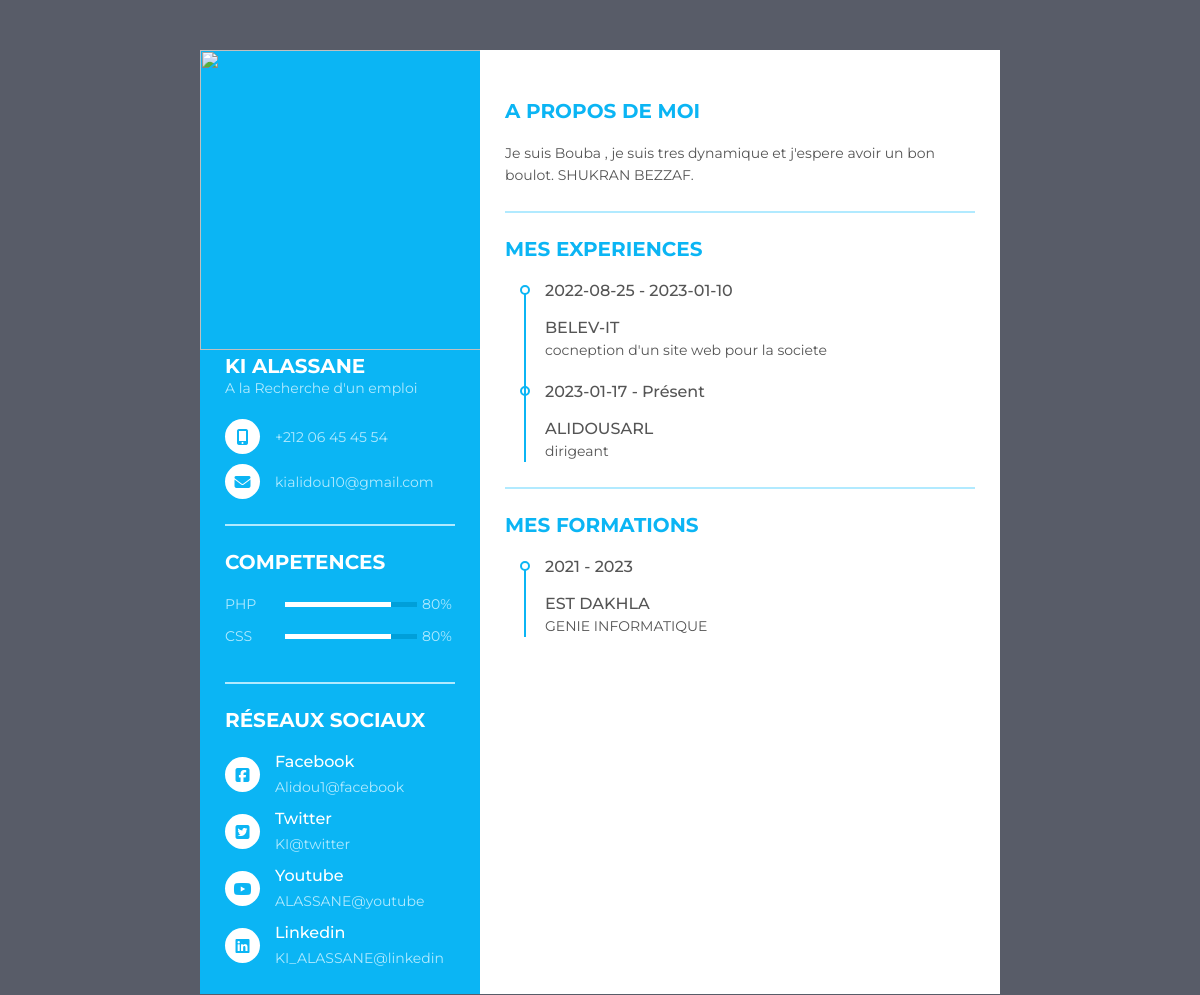
/generer-cv/cv1/index.php (signed in), run on the app's committed database.
### tables this page shows
CREATE TABLE `competences` (
  `id_competence` int(11) NOT NULL,
  `nom_competence` varchar(255) NOT NULL,
  `id_utilisateur` int(11) NOT NULL
);

CREATE TABLE `experience` (
  `id_experience` int(11) NOT NULL,
  `date_debut` date NOT NULL,
  `date_fin` varchar(50) NOT NULL,
  `poste` varchar(255) NOT NULL,
  `photo_organisme` text NOT NULL,
  `tache` text NOT NULL,
  `nom_organisme` varchar(255) NOT NULL,
  `id_utilisateur` int(11) NOT NULL
);

CREATE TABLE `formations` (
  `id_formation` int(11) NOT NULL,
  `lieu_formation` varchar(255) NOT NULL,
  `date_debut` varchar(255) NOT NULL,
  `date_fin` varchar(255) NOT NULL,
  `photo_ecole` text NOT NULL,
  `nom_ecole` varchar(255) NOT NULL,
  `filiere` varchar(255) NOT NULL,
  `id_utilisateur` int(11) NOT NULL
);

### generer-cv/cv1/index.php (the view, shortened to what this page needs)
<?php
include("../../BaseDeDonnees.php");
$req1=$bd->query("SELECT * FROM `formations` where `id_utilisateur`={$_SESSION['id_utilisateur']}");
$formations=$req1->fetchAll();
$req2=$bd->query("SELECT * FROM `experience` where `id_utilisateur`={$_SESSION['id_utilisateur']}");
$experiences=$req2->fetchAll();
$req3=$bd->query("SELECT * FROM `competences` where `id_utilisateur`={$_SESSION['id_utilisateur']}");
$competences=$req3->fetchAll();
?>
<!DOCTYPE html>
<html lang="en">
<head>
    <link rel="stylesheet" href="stylecv.css">
</head>
<body>
  <div class="resume">
     <div class="resume_left">
       <div class="resume_profile">
         <img src="../../<?= $_SESSION['photo'] ?>">
       </div>
       <div class="resume_content">
         <div class="resume_item resume_info">
           <div class="title">
             <p class="bold"><?=$_SESSION['nom']." ".$_SESSION['prenom'] ?></p>
             <p class="regular">A la Recherche d'un emploi</p>
           </div>
           <ul>
             <li>
               <div class="icon">
                 <i class="fas fa-mobile-alt"></i>
               </div>
               <div class="data">
               <?=$_SESSION['telephone'] ?>
               </div>
             </li>
             <li>
               <div class="icon">
                 <i class="fas fa-envelope"></i>
               </div>
               <div class="data">
               <?=$_SESSION['email'] ?>
               </div>
             </li>
           </ul>
         </div>
         <div class="resume_item resume_skills">
           <div class="title">
             <p class="bold">COMPETENCES</p>
           </div>
           <ul>
            <?php foreach($competences as $competence){ ?>
             <li>
               <div class="skill_name">
                 <?= $competence['nom_competence'] ?>
               </div>
               <div class="skill_progress">
                 <span style="width: 80%;"></span>
               </div>
               <div class="skill_per">80%</div>
             </li>
             <?php } ?>
           </ul>
         </div>
         <div class="resume_item resume_social">
           <div class="title">
             <p class="bold">Réseaux Sociaux</p>
           </div>
           <ul>
             <li>
               <div class="icon">
                 <i class="fab fa-facebook-square"></i>
               </div>
               <div class="data">
                 <p class="semi-bold">Facebook</p>
                 <p><?= $_SESSION['pseudo'] ?>@facebook</p>
               </div>
             </li>
             <li>
               <div class="icon">
                 <i class="fab fa-twitter-square"></i>
               </div>
               <div class="data">
                 <p class="semi-bold">Twitter</p>
                 <p><?= $_SESSION['nom'] ?>@twitter</p>
               </div>
             </li>
             <li>
               <div class="icon">
                 <i class="fab fa-youtube"></i>
               </div>
               <div class="data">
                 <p class="semi-bold">Youtube</p>
                 <p><?= $_SESSION['prenom'] ?>@youtube</p>
               </div>
             </li>
             <li>
               <div class="icon">
                 <i class="fab fa-linkedin"></i>
               </div>
               <div class="data">
                 <p class="semi-bold">Linkedin</p>
                 <p><?= $_SESSION['nom']."_".$_SESSION['prenom'] ?>@linkedin</p>
               </div>
             </li>
           </ul>
         </div>
       </div>
    </div>
    <div class="resume_right">
      <div class="resume_item resume_about">
          <div class="title">
             <p class="bold">A propos de Moi</p>
           </div>
          <p><?= $_SESSION['presentation'] ?></p>
      </div>
      <div class="resume_item resume_work">
          <div class="title">
             <p class="bold">Mes Experiences</p>
           </div>
          <ul>
            <?php foreach($experiences as $experience){ ?>
              <li>
                  <div class="date"><?=$experience['date_debut'] ?> - <?=$experience['date_fin'] ?></div>
                  <div class="info">
                       <p class="semi-bold"><?=$experience['nom_organisme'] ?></p>
                    <p><?=$experience['tache'] ?></p>
                  </div>
              </li>
              <?php } ?>
          </ul>
      </div>
      <div class="resume_item resume_education">
        <div class="title">
             <p class="bold">MES FORMATIONS</p>
           </div>
        <ul>
            <?php foreach($formations as $formation){ ?>
              <li>
                  <div class="date"><?=$formation['date_debut'] ?> - <?=$formation['date_fin'] ?></div>
                  <div class="info">
                       <p class="semi-bold"><?=$formation['nom_ecole'] ?></p>
                    <p><?=$formation['filiere'] ?></p>
                  </div>
              </li>
              <?php } ?>
          </ul>
      </div>
    </div>
  </div>
</body>
</html>

### generer-cv/cv1/stylecv.css (style rules this page uses)
* { margin: 0; padding: 0; box-sizing: border-box; list-style: none; font-family: "Montserrat", sans-serif; }
body { background: #585c68; font-size: 14px; line-height: 22px; color: #555555; }
.bold { font-weight: 700; font-size: 20px; text-transform: uppercase; }
.semi-bold { font-weight: 500; font-size: 16px; }
.resume { width: 800px; height: auto; display: flex; margin: 50px auto; }
.resume .resume_left { width: 280px; background: #0bb5f4; }
.resume .resume_left .resume_profile { width: 100%; height: 280px; }
.resume .resume_left .resume_profile img { height: 300px; width: 300px; object-fit: cover; }
.resume .resume_left .resume_content { padding: 0 25px; }
.resume .title { margin-bottom: 20px; }
.resume .resume_left .bold { color: #fff; }
.resume .resume_left .regular { color: #b1eaff; }
.resume .resume_item { padding: 25px 0; border-bottom: 2px solid #b1eaff; }
.resume .resume_left .resume_item:last-child, .resume .resume_right .resume_item:last-child { border-bottom: 0px; }
.resume .resume_left ul li { display: flex; margin-bottom: 10px; align-items: center; }
.resume .resume_left ul li:last-child { margin-bottom: 0; }
.resume .resume_left ul li .icon { width: 35px; height: 35px; background: #fff; color: #0bb5f4; border-radius: 50%; margin-right: 15px; font-size: 16px; position: relative; }
.resume .icon i, .resume .resume_right .resume_hobby ul li i { position: absolute; top: 50%; left: 50%; transform: translate(-50%, -50%); }
.resume .resume_left ul li .data { color: #b1eaff; }
.resume .resume_left .resume_skills ul li { display: flex; margin-bottom: 10px; color: #b1eaff; justify-content: space-between; align-items: center; }
.resume .resume_left .resume_skills ul li .skill_name { width: 25%; }
.resume .resume_left .resume_skills ul li .skill_progress { width: 60%; margin: 0 5px; height: 5px; background: #009fd9; position: relative; }
.resume .resume_left .resume_skills ul li .skill_per { width: 15%; }
.resume .resume_left .resume_skills ul li .skill_progress span { position: absolute; top: 0; left: 0; height: 100%; background: #fff; }
.resume .resume_left .resume_social .semi-bold { color: #fff; margin-bottom: 3px; }
.resume .resume_right { width: 520px; background: #fff; padding: 25px; }
.resume .resume_right .bold { color: #0bb5f4; }
.resume .resume_right .resume_work ul, .resume .resume_right .resume_education ul { padding-left: 40px; overflow: hidden; }
.resume .resume_right ul li { position: relative; }
.resume .resume_right ul li .date { font-size: 16px; font-weight: 500; margin-bottom: 15px; }
.resume .resume_right ul li .info { margin-bottom: 20px; }
.resume .resume_right ul li:last-child .info { margin-bottom: 0; }
.resume .resume_right .resume_work ul li:before, .resume .resume_right .resume_education ul li:before { content: ""; position: absolute; top: 5px; left: -25px; width: 6px; height: 6px; border-radius: 50%; border: 2px solid #0bb5f4; }
.resume .resume_right .resume_work ul li:after, .resume .resume_right .resume_education ul li:after { content: ""; position: absolute; top: 14px; left: -21px; width: 2px; height: 115px; background: #0bb5f4; }

### data on the page
competences: nom_competence "PHP"
competences: nom_competence "CSS"
experience: date_debut "2022-08-25", date_fin "2023-01-10", nom_organisme "BELEV-IT", tache "cocneption d'un site web pour la societe"
experience: date_debut "2023-01-17", date_fin "Présent", nom_organisme "ALIDOUSARL", tache "dirigeant"
formations: date_debut "2021", date_fin "2023", nom_ecole "EST DAKHLA", filiere "GENIE INFORMATIQUE"

### other printed values
$_SESSION['nom'] "KI"
$_SESSION['prenom'] "ALASSANE"
$_SESSION['telephone'] "+212 06 45 45 54"
$_SESSION['email'] "kialidou10@gmail.com"
$_SESSION['pseudo'] "Alidou1"
$_SESSION['presentation'] "Je suis Bouba , je suis tres dynamique et j'espere avoir un bon boulot. SHUKRAN BEZZAF."
